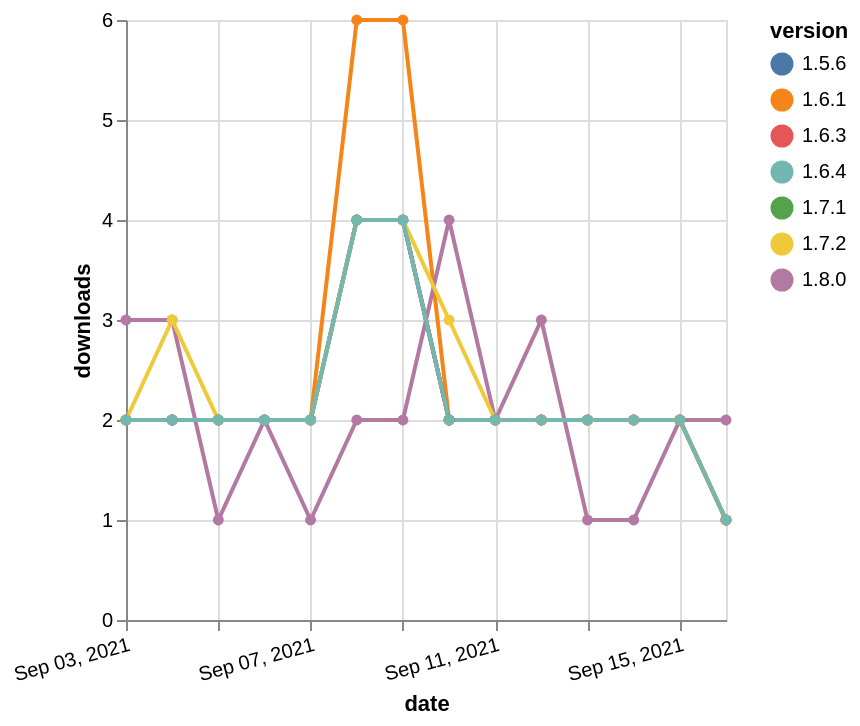

Source (Vega-Lite JSON):
### Vega-Lite specification from a JSON file in a GitHub repository (floating-point values rounded to 4 significant figures)
{"$schema": "https://vega.github.io/schema/vega-lite/v5.json", "description": "A simple bar chart with embedded data.", "data": {"values": [{"date": "2021-09-03", "total": 2470, "delta": 2, "version": "1.5.6"}, {"date": "2021-09-04", "total": 2472, "delta": 2, "version": "1.5.6"}, {"date": "2021-09-05", "total": 2474, "delta": 2, "version": "1.5.6"}, {"date": "2021-09-06", "total": 2476, "delta": 2, "version": "1.5.6"}, {"date": "2021-09-07", "total": 2478, "delta": 2, "version": "1.5.6"}, {"date": "2021-09-08", "total": 2482, "delta": 4, "version": "1.5.6"}, {"date": "2021-09-09", "total": 2486, "delta": 4, "version": "1.5.6"}, {"date": "2021-09-10", "total": 2488, "delta": 2, "version": "1.5.6"}, {"date": "2021-09-11", "total": 2490, "delta": 2, "version": "1.5.6"}, {"date": "2021-09-12", "total": 2492, "delta": 2, "version": "1.5.6"}, {"date": "2021-09-13", "total": 2494, "delta": 2, "version": "1.5.6"}, {"date": "2021-09-14", "total": 2496, "delta": 2, "version": "1.5.6"}, {"date": "2021-09-15", "total": 2498, "delta": 2, "version": "1.5.6"}, {"date": "2021-09-16", "total": 2499, "delta": 1, "version": "1.5.6"}, {"date": "2021-09-03", "total": 2801, "delta": 2, "version": "1.6.1"}, {"date": "2021-09-04", "total": 2803, "delta": 2, "version": "1.6.1"}, {"date": "2021-09-05", "total": 2805, "delta": 2, "version": "1.6.1"}, {"date": "2021-09-06", "total": 2807, "delta": 2, "version": "1.6.1"}, {"date": "2021-09-07", "total": 2809, "delta": 2, "version": "1.6.1"}, {"date": "2021-09-08", "total": 2815, "delta": 6, "version": "1.6.1"}, {"date": "2021-09-09", "total": 2821, "delta": 6, "version": "1.6.1"}, {"date": "2021-09-10", "total": 2823, "delta": 2, "version": "1.6.1"}, {"date": "2021-09-11", "total": 2825, "delta": 2, "version": "1.6.1"}, {"date": "2021-09-12", "total": 2827, "delta": 2, "version": "1.6.1"}, {"date": "2021-09-13", "total": 2829, "delta": 2, "version": "1.6.1"}, {"date": "2021-09-14", "total": 2831, "delta": 2, "version": "1.6.1"}, {"date": "2021-09-15", "total": 2833, "delta": 2, "version": "1.6.1"}, {"date": "2021-09-16", "total": 2834, "delta": 1, "version": "1.6.1"}, {"date": "2021-09-03", "total": 633, "delta": 3, "version": "1.8.0"}, {"date": "2021-09-04", "total": 636, "delta": 3, "version": "1.8.0"}, {"date": "2021-09-05", "total": 637, "delta": 1, "version": "1.8.0"}, {"date": "2021-09-06", "total": 639, "delta": 2, "version": "1.8.0"}, {"date": "2021-09-07", "total": 640, "delta": 1, "version": "1.8.0"}, {"date": "2021-09-08", "total": 642, "delta": 2, "version": "1.8.0"}, {"date": "2021-09-09", "total": 644, "delta": 2, "version": "1.8.0"}, {"date": "2021-09-10", "total": 648, "delta": 4, "version": "1.8.0"}, {"date": "2021-09-11", "total": 650, "delta": 2, "version": "1.8.0"}, {"date": "2021-09-12", "total": 653, "delta": 3, "version": "1.8.0"}, {"date": "2021-09-13", "total": 654, "delta": 1, "version": "1.8.0"}, {"date": "2021-09-14", "total": 655, "delta": 1, "version": "1.8.0"}, {"date": "2021-09-15", "total": 657, "delta": 2, "version": "1.8.0"}, {"date": "2021-09-16", "total": 659, "delta": 2, "version": "1.8.0"}, {"date": "2021-09-03", "total": 2494, "delta": 2, "version": "1.7.1"}, {"date": "2021-09-04", "total": 2496, "delta": 2, "version": "1.7.1"}, {"date": "2021-09-05", "total": 2498, "delta": 2, "version": "1.7.1"}, {"date": "2021-09-06", "total": 2500, "delta": 2, "version": "1.7.1"}, {"date": "2021-09-07", "total": 2502, "delta": 2, "version": "1.7.1"}, {"date": "2021-09-08", "total": 2506, "delta": 4, "version": "1.7.1"}, {"date": "2021-09-09", "total": 2510, "delta": 4, "version": "1.7.1"}, {"date": "2021-09-10", "total": 2512, "delta": 2, "version": "1.7.1"}, {"date": "2021-09-11", "total": 2514, "delta": 2, "version": "1.7.1"}, {"date": "2021-09-12", "total": 2516, "delta": 2, "version": "1.7.1"}, {"date": "2021-09-13", "total": 2518, "delta": 2, "version": "1.7.1"}, {"date": "2021-09-14", "total": 2520, "delta": 2, "version": "1.7.1"}, {"date": "2021-09-15", "total": 2522, "delta": 2, "version": "1.7.1"}, {"date": "2021-09-16", "total": 2523, "delta": 1, "version": "1.7.1"}, {"date": "2021-09-03", "total": 2444, "delta": 2, "version": "1.6.3"}, {"date": "2021-09-04", "total": 2446, "delta": 2, "version": "1.6.3"}, {"date": "2021-09-05", "total": 2448, "delta": 2, "version": "1.6.3"}, {"date": "2021-09-06", "total": 2450, "delta": 2, "version": "1.6.3"}, {"date": "2021-09-07", "total": 2452, "delta": 2, "version": "1.6.3"}, {"date": "2021-09-08", "total": 2456, "delta": 4, "version": "1.6.3"}, {"date": "2021-09-09", "total": 2460, "delta": 4, "version": "1.6.3"}, {"date": "2021-09-10", "total": 2462, "delta": 2, "version": "1.6.3"}, {"date": "2021-09-11", "total": 2464, "delta": 2, "version": "1.6.3"}, {"date": "2021-09-12", "total": 2466, "delta": 2, "version": "1.6.3"}, {"date": "2021-09-13", "total": 2468, "delta": 2, "version": "1.6.3"}, {"date": "2021-09-14", "total": 2470, "delta": 2, "version": "1.6.3"}, {"date": "2021-09-15", "total": 2472, "delta": 2, "version": "1.6.3"}, {"date": "2021-09-16", "total": 2473, "delta": 1, "version": "1.6.3"}, {"date": "2021-09-03", "total": 2794, "delta": 2, "version": "1.7.2"}, {"date": "2021-09-04", "total": 2797, "delta": 3, "version": "1.7.2"}, {"date": "2021-09-05", "total": 2799, "delta": 2, "version": "1.7.2"}, {"date": "2021-09-06", "total": 2801, "delta": 2, "version": "1.7.2"}, {"date": "2021-09-07", "total": 2803, "delta": 2, "version": "1.7.2"}, {"date": "2021-09-08", "total": 2807, "delta": 4, "version": "1.7.2"}, {"date": "2021-09-09", "total": 2811, "delta": 4, "version": "1.7.2"}, {"date": "2021-09-10", "total": 2814, "delta": 3, "version": "1.7.2"}, {"date": "2021-09-11", "total": 2816, "delta": 2, "version": "1.7.2"}, {"date": "2021-09-12", "total": 2818, "delta": 2, "version": "1.7.2"}, {"date": "2021-09-13", "total": 2820, "delta": 2, "version": "1.7.2"}, {"date": "2021-09-14", "total": 2822, "delta": 2, "version": "1.7.2"}, {"date": "2021-09-15", "total": 2824, "delta": 2, "version": "1.7.2"}, {"date": "2021-09-16", "total": 2825, "delta": 1, "version": "1.7.2"}, {"date": "2021-09-03", "total": 2468, "delta": 2, "version": "1.6.4"}, {"date": "2021-09-04", "total": 2470, "delta": 2, "version": "1.6.4"}, {"date": "2021-09-05", "total": 2472, "delta": 2, "version": "1.6.4"}, {"date": "2021-09-06", "total": 2474, "delta": 2, "version": "1.6.4"}, {"date": "2021-09-07", "total": 2476, "delta": 2, "version": "1.6.4"}, {"date": "2021-09-08", "total": 2480, "delta": 4, "version": "1.6.4"}, {"date": "2021-09-09", "total": 2484, "delta": 4, "version": "1.6.4"}, {"date": "2021-09-10", "total": 2486, "delta": 2, "version": "1.6.4"}, {"date": "2021-09-11", "total": 2488, "delta": 2, "version": "1.6.4"}, {"date": "2021-09-12", "total": 2490, "delta": 2, "version": "1.6.4"}, {"date": "2021-09-13", "total": 2492, "delta": 2, "version": "1.6.4"}, {"date": "2021-09-14", "total": 2494, "delta": 2, "version": "1.6.4"}, {"date": "2021-09-15", "total": 2496, "delta": 2, "version": "1.6.4"}, {"date": "2021-09-16", "total": 2497, "delta": 1, "version": "1.6.4"}]}, "width": "container", "mark": {"type": "line", "point": {"filled": true}}, "encoding": {"x": {"field": "date", "type": "temporal", "timeUnit": "yearmonthdate", "title": "date", "axis": {"labelAngle": -15}}, "y": {"field": "delta", "type": "quantitative", "title": "downloads"}, "color": {"field": "version", "type": "nominal"}, "tooltip": {"field": "delta"}}}
